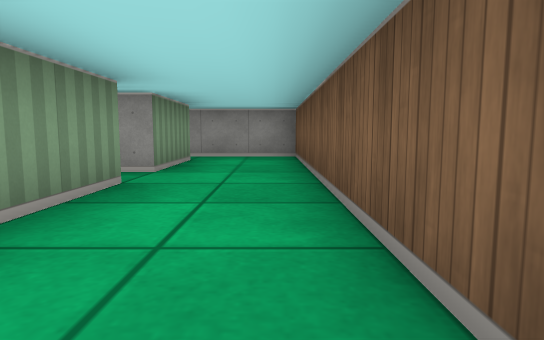
view 1 (above)

17 first-person views from a walk through a cub3D level. The camera is about half as high as the walls, tilts 6° down and sees 75° across. The floor is counted in squares. Each view is taken from the middle of a square. On the plan, view 1 faces up. The plan holds only what a view shows up to about 9 squares ahead; the rest is blank.

view 2
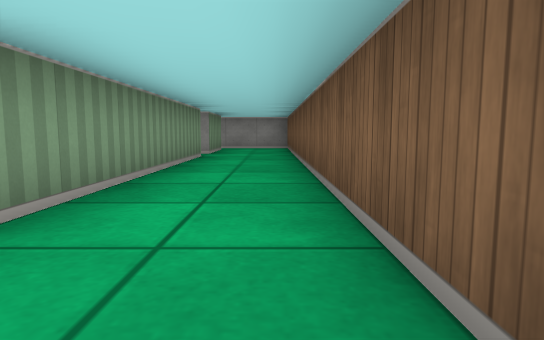

view 3
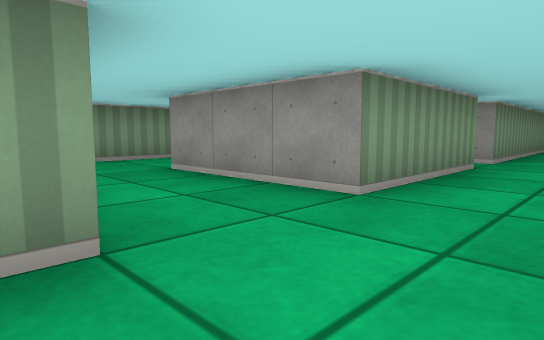

view 4
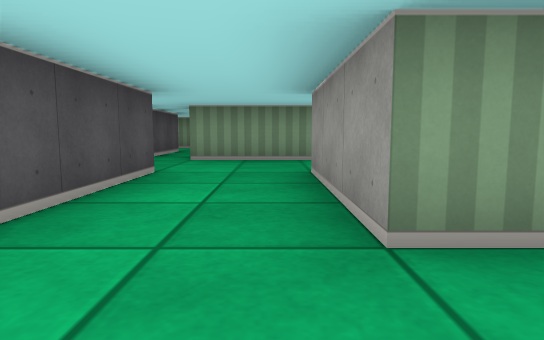

view 5
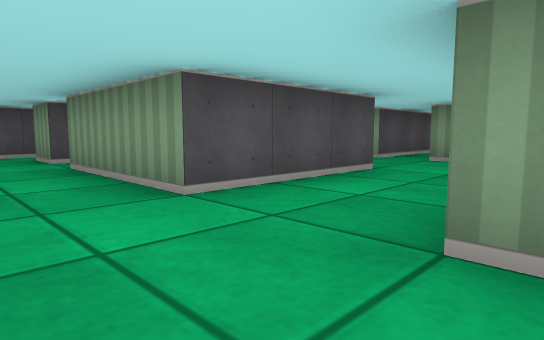

view 6
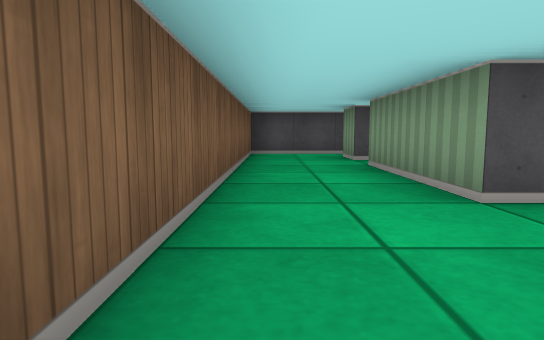

view 7
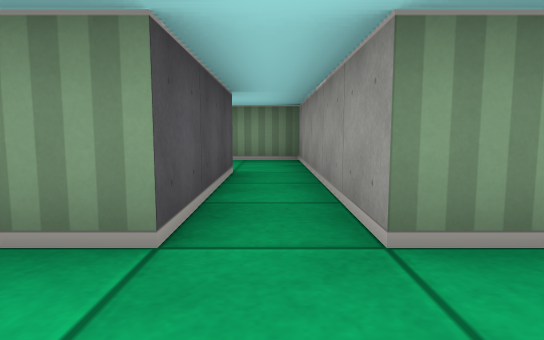

view 8
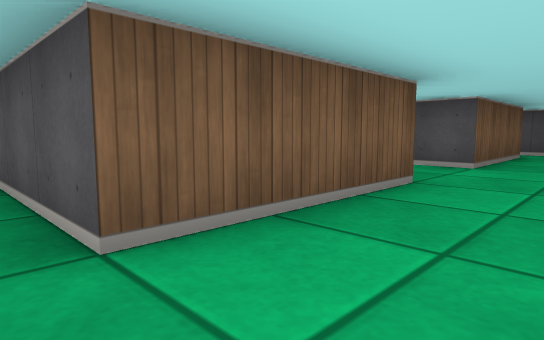

view 9
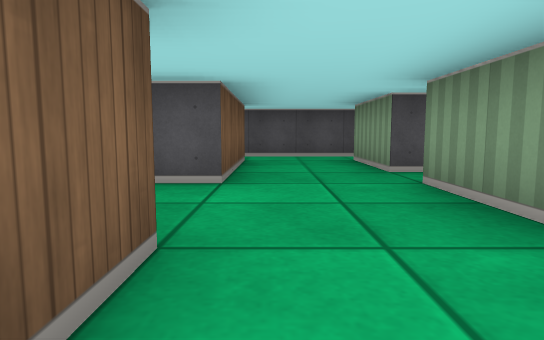

view 10
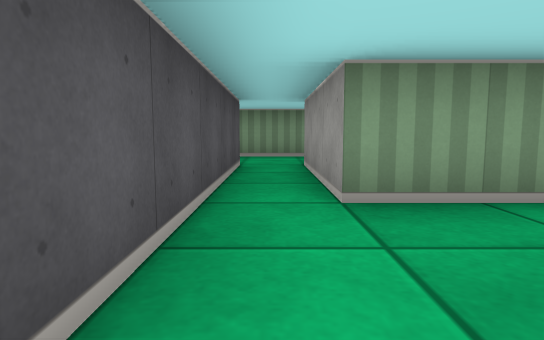

view 11
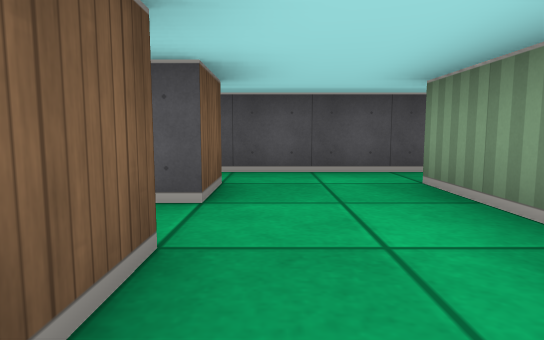

view 12
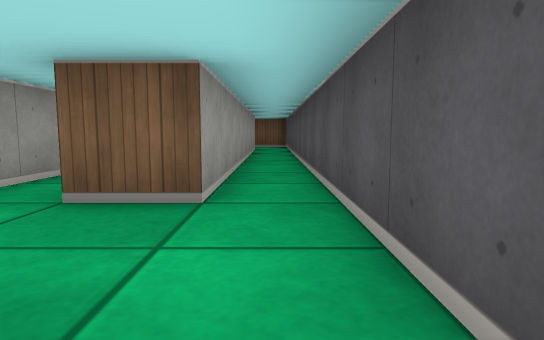

view 13
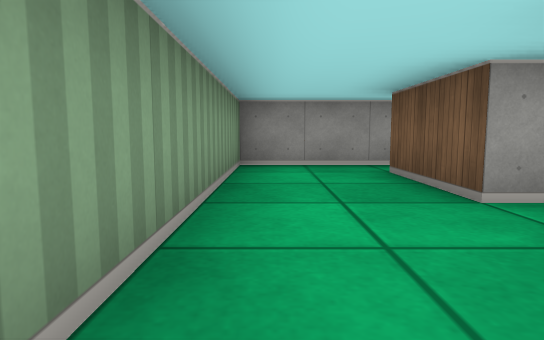

view 14
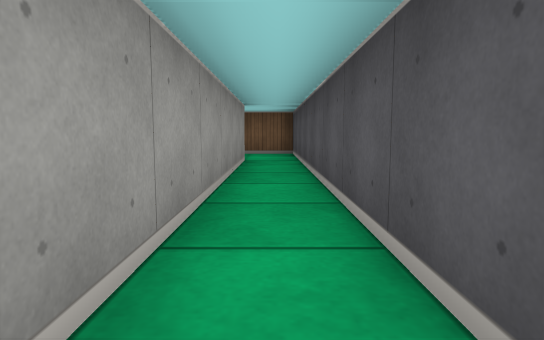

view 15
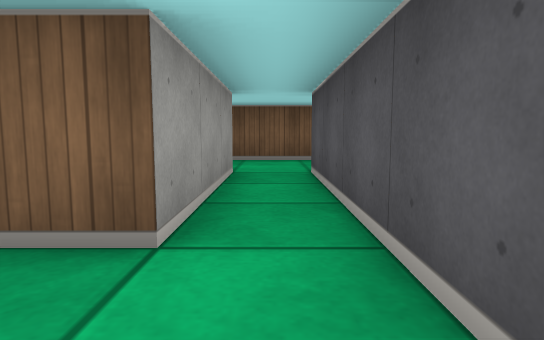

view 16
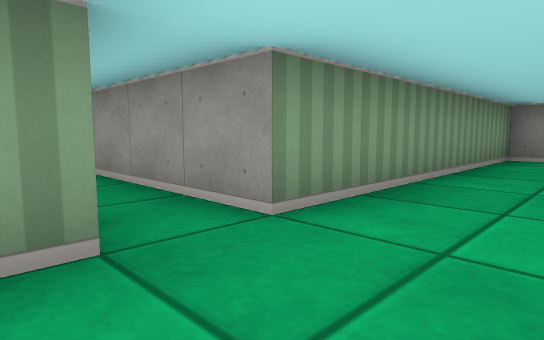

view 17
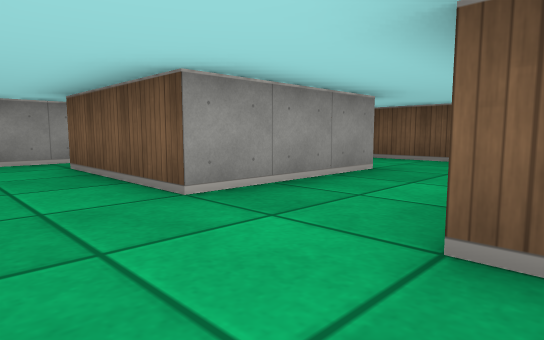

### Floor plan
Points are (right, up) in squares from view 1. A wall is a line through its corners. A room is listed if a view was taken in it or the views show most of it. See-through windows are left out.
Room 1 (views 1, 2, 3, 4, 5, 6, 7, 8, 9, 10, 11, 15, 16, 17)
walls: (-4.5, -6.5) (-4.5, -3.5) (-1.5, -3.5) (-1.5, -6.5) (-4.5, -6.5); (-4.5, -8.5) (-1.5, -8.5) (-1.5, -11.5) (-4.5, -11.5) (-4.5, -8.5); (-9.1, -9.5) (-6.5, -9.5) (-6.5, -11.5) (-9.5, -11.5) (-9.5, -9.5); (0.5, -3.5) (0.5, 4.5); (0.5, -13.5) (0.5, -5.4); (-9.5, -13.5) (-9.5, -12.5) (-1.5, -12.5) (-1.5, -13.5); (-1.5, 3.5) (-1.5, -2.5) (-6.5, -2.5) (-6.5, -8.5) (-11.5, -8.5) (-11.5, -13.5)
ways out: opening at (-10.5, -13) to room 2; opening at (-0.5, -13) to room 2; opening at (-2.5, 4); opening at (-0.5, 5.5)
Room 2 (views 12, 13, 14)
walls: (-12, -14.5) (0.5, -14.5) (0.5, -13.5); (-1.5, -13.5) (-9.5, -13.5)
ways out: opening at (-10.5, -13) to room 1; opening at (-0.5, -13) to room 1

Where each view was taken, in squares from view 1:
view 1: 0 up, 0 right, facing up
view 2: 4 down, 0 right, facing up
view 3: 9 down, 0 right, facing up-left
view 4: 7 down, 0 right, facing left
view 5: 6 down, 0 right, facing down-left
view 6: 6 down, 0 right, facing down
view 7: 3 down, 0 right, facing left
view 8: 3 down, 6 left, facing down-right
view 9: 5 down, 5 left, facing down
view 10: 12 down, 4 left, facing left
view 11: 10 down, 10 left, facing down
view 12: 14 down, 12 left, facing right
view 13: 14 down, 11 left, facing up
view 14: 14 down, 8 left, facing right
view 15: 12 down, 6 left, facing right
view 16: 10 down, 5 left, facing up-left
view 17: 9 down, 6 left, facing up-right
